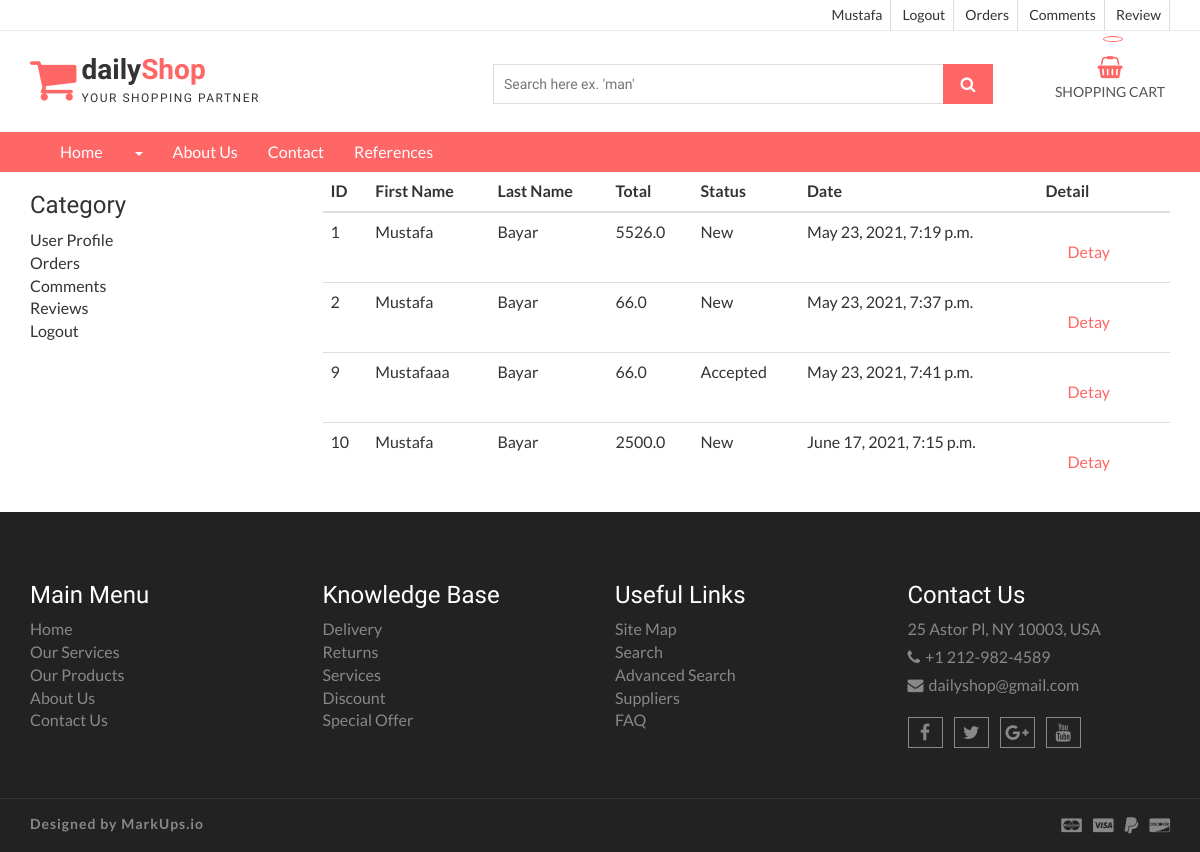
Screenshot of /user/orders/ (signed in) with the database file from the repository.
### order/models.py (models this page shows, shortened)
class Order(models.Model):
    STATUS = (
        ('New','New'),
        ('Accepted','Accepted'),
        ('Preaparing','Preaparing'),
        ('OnShipping','OnShipping'),
        ('Canceled','Canceled')
    )
    user = models.ForeignKey(User,on_delete=models.SET_NULL,null=True)
    code = models.CharField(max_length=5,editable=False)
    first_name = models.CharField(max_length=10)
    last_name = models.CharField(max_length=10)
    phone = models.CharField(max_length=10,blank=True)
    address = models.CharField(max_length=150,blank=True)
    city = models.CharField(max_length=20,blank=True)
    country = models.CharField(max_length=20,blank=True)
    total = models.FloatField()
    status = models.CharField(max_length=10,choices=STATUS,default='New')
    ip = models.CharField(blank=True,max_length=20)
    adminnote = models.CharField(blank=True,max_length=100)
    create_at = models.DateTimeField(auto_now_add=True)
    update_at = models.DateTimeField(auto_now=True)

### user/views.py (the view)
# urls.py: path('orders/', views.orders, name="orders"),
@login_required(login_url='/login')
def orders(request):
    category = Category.objects.all()
    current_user = request.user
    profile = UserProfile.objects.get(user_id=current_user.id)
    orders = Order.objects.filter(user_id=current_user.id)
    context = {
        'category':category,
        'orders':orders,
        'profile': profile
    }
    return render(request,"user_orders.html",context)

### home/models.py (called while the page is built)
    def user_name(self):
        return '[' + self.user.username + '] ' + self.user.first_name + ' ' + self.user.last_name

### user/templates/user_orders.html (shortened to what this page needs)
{% extends 'homebase.html' %}
{% block navbar %}
    {% include 'navbar.html' %}
{% endblock %}
{% block content %}
    <section id="aa-error">
        <div class="container">
            <div class="row">
                <div class="col-md-3">
                    {% include "user_panel.html" %}
                </div>
                <div class="col-md-9">
                    <table class="table">
                        <thead>
                        <tr>
                            <th scope="col">ID</th>
                            <th scope="col">First Name</th>
                            <th scope="col">Last Name</th>
                            <th scope="col">Total</th>
                            <th scope="col">Status</th>
                            <th scope="col">Date</th>
                            <th scope="col">Detail</th>
                        </tr>
                        </thead>
                        <tbody>
                        {% for rs in orders %}
                        <tr>
                            <td scope="col">{{ rs.id }}</td>
                            <td scope="col">{{ rs.first_name }}</td>
                            <td scope="col">{{ rs.last_name }}</td>
                            <td scope="col">{{ rs.total }}</td>
                            <td scope="col">{{ rs.status }}</td>
                            <td scope="col">{{ rs.create_at }}</td>
                            <td scope="col"><a class=" aa-secondary-btn" href="/user/orderdetail/{{ rs.id }}"> Detay </a></td>
                        </tr>
                        {% endfor %}
                        </tbody>
                    </table>
                </div>
            </div>
        </div>
    </section>
{% endblock %}

### home/templates/header.html (shortened to what this page needs)
{% load static %}
<link rel="stylesheet" href="https://ajax.googleapis.com/ajax/libs/jqueryui/1.11.4/themes/smoothness/jquery-ui.css">
<header id="aa-header">
    <div class="aa-header-top">
        <div class="container">
            <div class="row">
                <div class="col-md-12">
                    <div class="aa-header-top-area">
                        <div class="aa-header-top-right">
                            <ul class="aa-head-top-nav-right">
                                {% if user.id is not None %}
                                    <li><a href="/user">{{ user.first_name }}</a></li>
                                {% else %}
                                    <li><a href="/login/">Login</a></li>
                                    <li><a href="/register/">Register</a></li>
                                {% endif %}
                                <li class="hidden-xs"><a href="/logout/">Logout</a></li>
                                <li class="hidden-xs"><a href="/user/orders">Orders</a></li>
                                <li class="hidden-xs"><a href="/user/comments">Comments</a></li>
                                <li class="hidden-xs"><a href="/user/reviews">Review</a></li>
                            </ul>
                        </div>
                    </div>
                </div>
            </div>
        </div>
    </div>
    <div class="aa-header-bottom">
        <div class="container">
            <div class="row">
                <div class="col-md-12">
                    <div class="aa-header-bottom-area">
                        <div class="aa-logo">
                            <a href="index.html">
                                <span class="fa fa-shopping-cart"></span>
                                <p>daily<strong>Shop</strong> <span>Your Shopping Partner</span></p>
                            </a>
                        </div>
                        <div class="aa-cartbox">
                            <a class="aa-cart-link" href="/shopcart/">
                                <span class="fa fa-shopping-basket"></span>
                                <span class="aa-cart-title">SHOPPING CART</span>
                                <span class="aa-cart-notify">{{ request.session.cart_items }}</span>
                            </a>
                        </div>
                        <div class="aa-search-box">
                            <form action="/search/" method="post">
                                <input type="text" name="query" id="query" placeholder="Search here ex. 'man' ">
                                <button type="submit"><span class="fa fa-search"></span></button>
                            </form>
                        </div>
                    </div>
                </div>
            </div>
        </div>
    </div>
</header>

### home/static/css/theme-color/default-theme.css (style rules this page uses)
.aa-secondary-btn { color: #ff6666; }
#aa-header .aa-header-bottom .aa-header-bottom-area .aa-logo a > span { color: #ff6666; }
#aa-header .aa-header-bottom .aa-header-bottom-area .aa-logo a strong { color: #ff6666; }
#aa-header .aa-header-bottom .aa-header-bottom-area .aa-search-box button { background-color: #ff6666; }
#aa-header .aa-header-bottom .aa-cartbox .aa-cart-link { color: #ff6666; }
#aa-header .aa-header-bottom .aa-cartbox .aa-cart-link .aa-cart-notify { border: 1px solid #ff6666; color: #ff6666; }
#aa-header .aa-header-bottom .aa-cartbox .aa-cart-link .aa-cart-notify:after { border-top-color: #ff6666; }

### rows the page displays
Order: id "1", first_name "Mustafa", last_name "Bayar", total "5526.0", status "New", create_at "May 23, 2021, 7:19 p.m."
Order: id "2", first_name "Mustafa", last_name "Bayar", total "66.0", status "New", create_at "May 23, 2021, 7:37 p.m."
Order: id "9", first_name "Mustafaaa", last_name "Bayar", total "66.0", status "Accepted", create_at "May 23, 2021, 7:41 p.m."
Order: id "10", first_name "Mustafa", last_name "Bayar", total "2500.0", status "New", create_at "June 17, 2021, 7:15 p.m."

### other values shown
{{ user.first_name }} "Mustafa"
